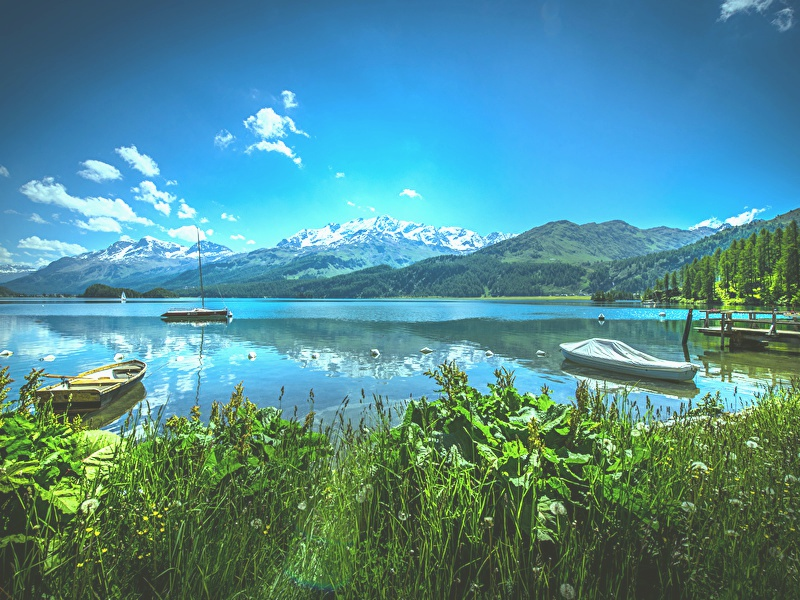
//> input picture others/code examples/predicted.jpg, 800 x 600 px
$ ./detectingHand   (built with g++ and OpenCV 4)
//> lines starting //> are read from the running program, lines starting //| are printed output that depends on the picture; after the words box and inside, x2 and y2 are one past the last pixel; in counts of white or black regions, pixels touching at a corner belong together
#include "opencv2/core.hpp"
#include <opencv2/core/utility.hpp>
#include "opencv2/imgproc.hpp"
#include "opencv2/calib3d.hpp"
#include "opencv2/imgcodecs.hpp"
#include "opencv2/videoio.hpp"
#include "opencv2/highgui.hpp"


#include <stdio.h>
#include <time.h>
#include <iostream>

using namespace cv;
using namespace std;


uchar getRedCv(cv::Mat& dataMatrix, int i, int j)
{
    if (i < 0) i = 0;
    if (j < 0) j = 0;
    return dataMatrix.at<cv::Vec3b>(j%dataMatrix.rows, i%dataMatrix.cols)[2];
}

uchar getGreenCv(cv::Mat& dataMatrix, int i, int j)
{
    if (i < 0) i = 0;
    if (j < 0) j = 0;
    return dataMatrix.at<cv::Vec3b>(j%dataMatrix.rows, i%dataMatrix.cols)[1];

}

uchar getBlueCv(cv::Mat& dataMatrix, int i, int j)
{
    if (i < 0) i = 0;
    if (j < 0) j = 0;
    return dataMatrix.at<cv::Vec3b>(j%dataMatrix.rows, i%dataMatrix.cols)[0];

}


int main( int argc, char** argv ){

    double Gaverage = 0, Baverage = 0, Raverage = 0, S = 0.8;

    Mat img1, img2;

        /* Code for open image*/
    img1 = imread("predicted.jpg", CV_LOAD_IMAGE_COLOR);
//> img1 is the input picture: 600 rows x 800 cols, CV_8UC3; mean B, G, R 147.7, 141.7, 82.4
    if (img1.empty())
        return fprintf( stderr, "Failed imread(): image not found\n"), -2;

    namedWindow("Captured Image", WINDOW_NORMAL);
    imshow("Captured Image", img1);


    /* Code for open image*/
    img2 = imread("predicted1.jpg", CV_LOAD_IMAGE_COLOR);
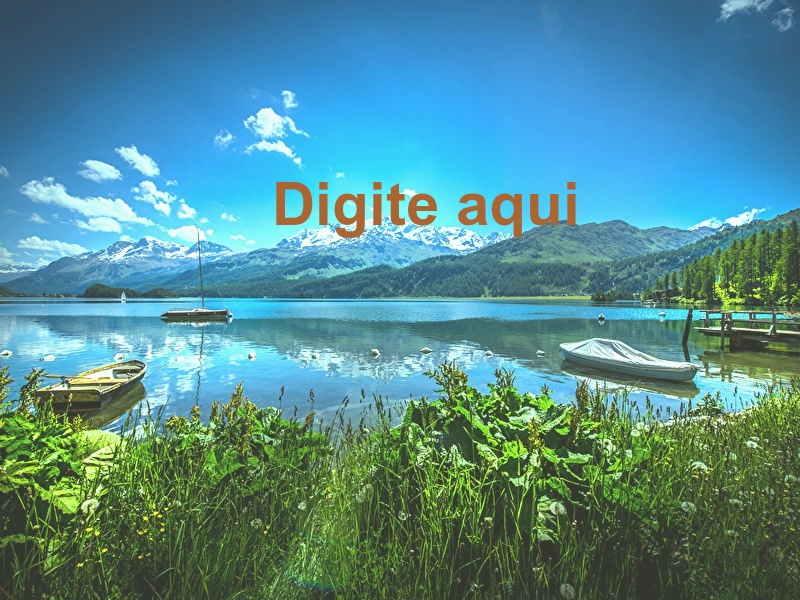
//> input picture others/code examples/predicted1.jpg, 800 x 600 px
//> img2 is the input picture: 600 rows x 800 cols, CV_8UC3; mean B, G, R 145.4, 140.1, 83.5
    if (img2.empty())
        return fprintf( stderr, "Failed imread(): image not found\n"), -2;

    namedWindow("Predicted Image", WINDOW_NORMAL);
    imshow("Predicted Image", img2);


    // calc the difference
    Mat diff;
    absdiff(img1, img2, diff);
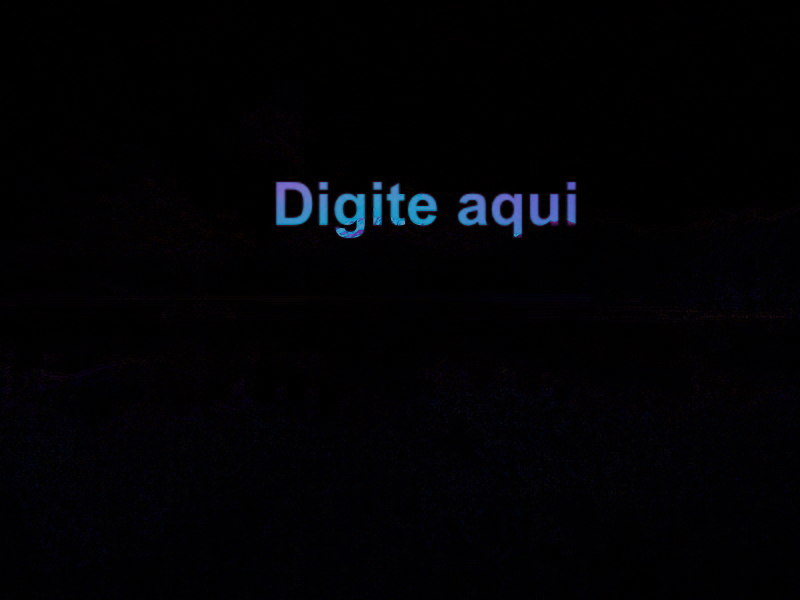
//> diff: 600 rows x 800 cols, CV_8UC3; mean B, G, R 4.4, 2.2, 2

    // Get the mask if difference greater than th
    int th = 100;  // 0
    Mat mask(img1.size(), CV_8UC1);
    for(int j=0; j<diff.rows; ++j) {
        for(int i=0; i<diff.cols; ++i){
            cv::Vec3b pix = diff.at<cv::Vec3b>(j,i);
            int val = (pix[0] + pix[1] + pix[2]);
            if(val>th){
                mask.at<unsigned char>(j,i) = 255;
            }
        }
    }
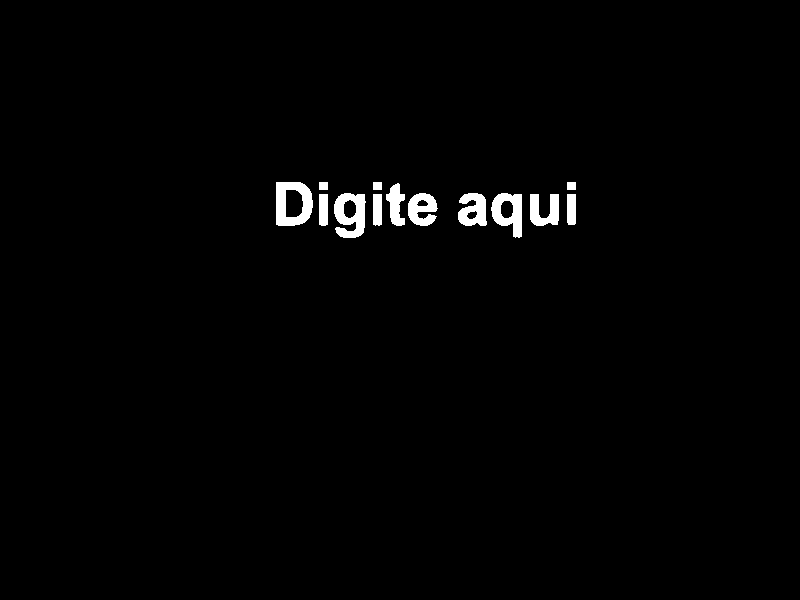
//> mask: 600 rows x 800 cols, CV_8UC1; 1.3% white; 13 white regions, largest, box (x1, y1, x2, y2) and area: (276, 182, 313, 226) 1057, (334, 193, 366, 238) 964, (491, 193, 522, 238) 828

    // get the foreground
    Mat res;
    bitwise_and(img2, img2, res, mask);

    threshold(res, res, 0, 255, THRESH_BINARY);
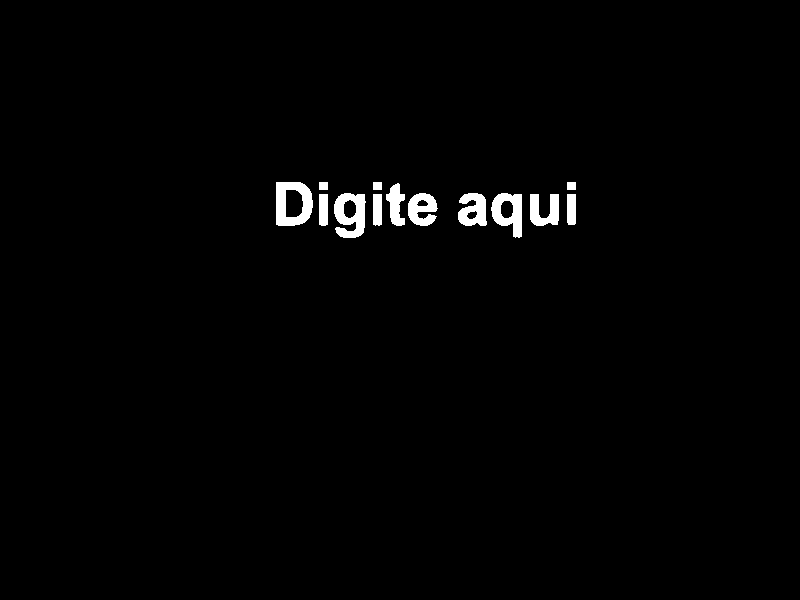
//> res: 600 rows x 800 cols, CV_8UC3; 1.3% white; 13 white regions, largest, box (x1, y1, x2, y2) and area: (276, 182, 313, 226) 1057, (334, 193, 366, 238) 964, (491, 193, 522, 238) 828
    // display
    imshow("res", res);
    waitKey();
    return 0;


}
